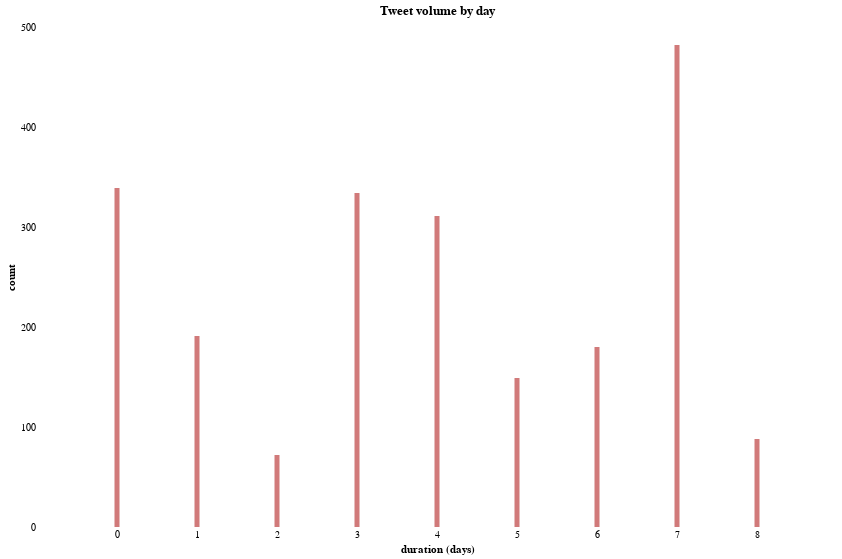

Source (notebook cell):
### Code cell


### Figure 1 — Vega-Lite specification as saved in the notebook (floating-point values rounded to 4 significant figures)
{"config": {"view": {"continuousWidth": 400, "continuousHeight": 300, "strokeWidth": 0}, "axis": {"domain": false, "grid": false}}, "data": {"name": "data-dae48aa1d36768882bb2deb9c66e49ad"}, "mark": {"type": "bar", "color": "firebrick", "opacity": 0.6}, "encoding": {"x": {"type": "quantitative", "axis": {"ticks": false, "title": "duration (days)", "values": [0, 1, 2, 3, 4, 5, 6, 7, 8]}, "field": "duration_days"}, "y": {"type": "quantitative", "axis": {"ticks": false, "title": "count", "values": [0, 100, 200, 300, 400, 500]}, "field": "Count"}}, "height": 500, "title": "Tweet volume by day", "width": 800, "$schema": "https://vega.github.io/schema/vega-lite/v4.8.1.json", "datasets": {"data-dae48aa1d36768882bb2deb9c66e49ad": [{"duration_days": 0, "Count": 339}, {"duration_days": 1, "Count": 191}, {"duration_days": 2, "Count": 72}, {"duration_days": 3, "Count": 334}, {"duration_days": 4, "Count": 311}, {"duration_days": 5, "Count": 149}, {"duration_days": 6, "Count": 180}, {"duration_days": 7, "Count": 482}, {"duration_days": 8, "Count": 88}]}}
